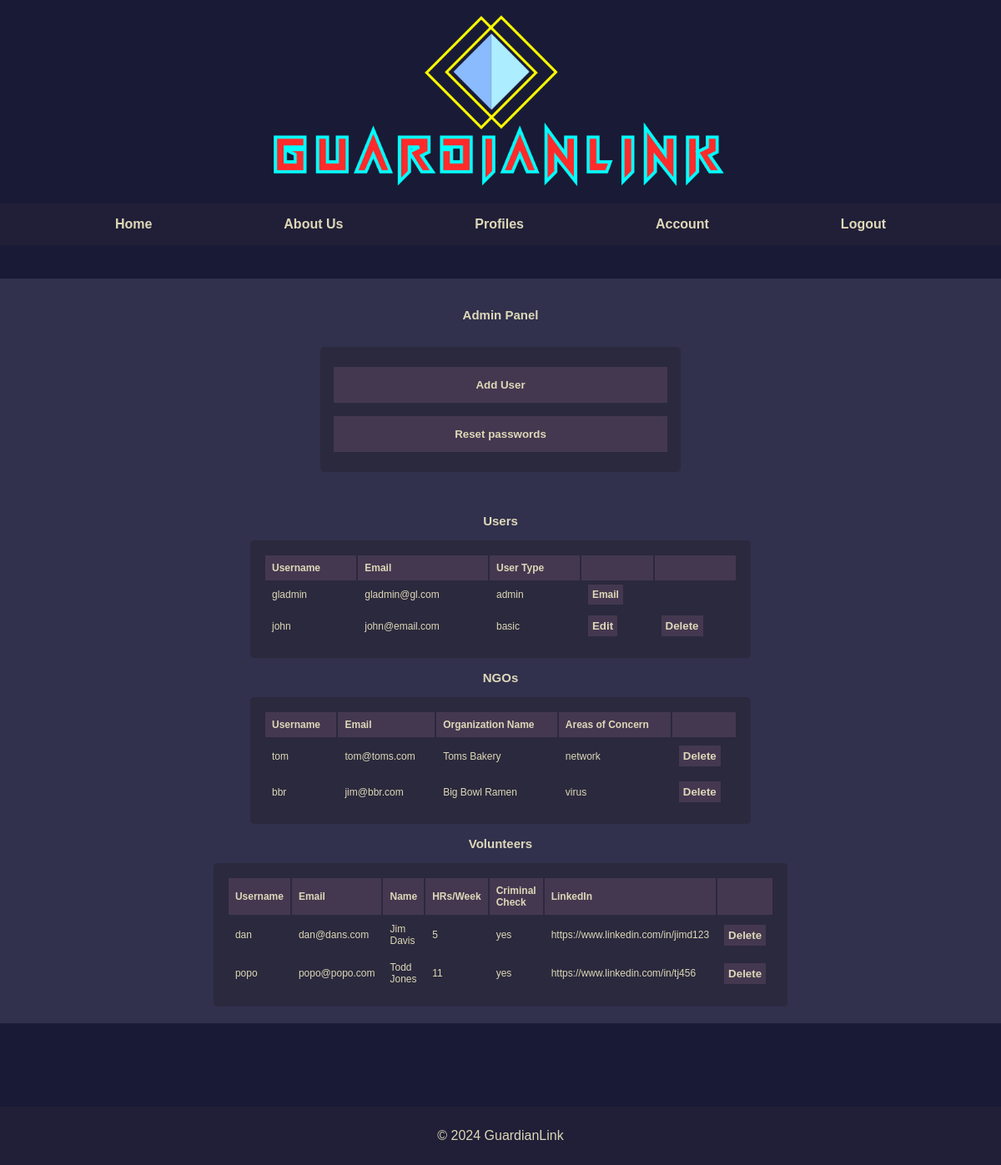
The page /profiles.php (signed in) on the database its author committed.
### tables this page shows
CREATE TABLE `users` (
  `user_id` int NOT NULL AUTO_INCREMENT,
  `username` varchar(15) NOT NULL,
  `email` varchar(30) NOT NULL,
  `password` varchar(255) NOT NULL,
  `usertype` varchar(9) NOT NULL,
  `pin` varchar(255) NOT NULL,
  `ngo_id` int NOT NULL,
  `vol_id` int NOT NULL,
  PRIMARY KEY (`user_id`)
);

CREATE TABLE `ngos` (
  `ngo_id` int NOT NULL AUTO_INCREMENT,
  `orgname` varchar(64) NOT NULL,
  `areasofconcern` text,
  PRIMARY KEY (`ngo_id`)
);

CREATE TABLE `volunteers` (
  `vol_id` int NOT NULL AUTO_INCREMENT,
  `fname` varchar(30) NOT NULL,
  `lname` varchar(30) NOT NULL,
  `hrsperweek` int NOT NULL,
  `cbc` char(3) NOT NULL,
  `linkedin` varchar(64) NOT NULL,
  PRIMARY KEY (`vol_id`)
);

### www/profiles.php (the view, shortened to what this page needs)
<?php
    require 'common/nav.php';
    function adminPanel(){
        echo "<p>Admin Panel</p>";
        echo "<div class='page-forms'>";
        echo<<<_FORM
            <div>
                <form action="adduser.php" method="post">
                    <button type="submit" name="adduser">Add User</button>
                </form>
            </div>
            <div>
                <form action="resetpw.php" method="post">
                    <button type="submit" name="resetpw">Reset passwords</button>
                </form>
            </div>
_FORM;
        echo "</div>";
    }
    function displayAllUsers($pdo){
        $qry = $pdo->prepare("SELECT * FROM users WHERE usertype in ('admin','basic') ORDER BY usertype");
        $qry->execute();
        echo "<div class='profiles'><table>";
        echo "<tr><th>Username</th><th>Email</th><th>User Type</th><th></th><th></th></tr>";
        while ($row = $qry->fetch(PDO::FETCH_ASSOC)) {
            echo "<tr>";
            echo "<td>" . htmlspecialchars($row['username']) . "</td>";
            echo "<td>" . htmlspecialchars($row['email']) . "</td>";
            echo "<td>" . htmlspecialchars($row['usertype']) . "</td>";
            $email = htmlspecialchars($row['email']);
            if ($row['username'] !== "gladmin" && $_SESSION['username'] !== $row['username'] && $_SESSION['usertype'] === "admin"){
                echo "<td><form action='edituser.php' method='post'><button type='submit' name='edituser' value='" . htmlspecialchars($row['username']) . "'>Edit</button></form></td>";
                echo "<td><form action='deluser.php' method='post'><button type='submit' name='deleteuser' value='" . htmlspecialchars($row['username']) . "'>Delete</button></form></td>";
            }else{
                echo "<td><a href='mailto:$email?subject=Usertype%20Change%20Request'>Email</a></td>";
            }
            echo "</tr>";
        }
        echo "</table></div>";
    }
    function displayNGOs($pdo){
        $qry = $pdo->prepare("SELECT u.username, u.email, n.orgname, n.areasofconcern FROM users AS u INNER JOIN ngos AS n ON u.ngo_id = n.ngo_id");
        $qry->execute();
        echo "<div class='profiles'><table>";
        echo "<tr><th>Username</th><th>Email</th><th>Organization Name</th><th>Areas of Concern</th><th></th></tr>";
        while ($row = $qry->fetch(PDO::FETCH_ASSOC)) {
            echo "<tr>";
            echo "<td>" . htmlspecialchars($row['username']) . "</td>";
            echo "<td>" . htmlspecialchars($row['email']) . "</td>";
            echo "<td>" . htmlspecialchars($row['orgname']) . "</td>";
            echo "<td>" . nl2br(htmlspecialchars($row['areasofconcern'])) . "</td>";
            if($_SESSION['usertype'] === "admin"){
                echo "<td><form action='deluser.php' method='post'><button type='submit' name='deleteuser' value='" . htmlspecialchars($row['username']) . "'>Delete</button></form></td>";
            }else{
                emailContact(htmlspecialchars($row['email']));
            }
            echo "</tr>";
        }
        echo "</table></div>";
    }
    function displayVolunteers($pdo){
        $qry = $pdo->prepare("SELECT u.username, u.email, v.fname, v.lname, v.hrsperweek, v.cbc, v.linkedin FROM users AS u INNER JOIN volunteers AS v ON u.vol_id = v.vol_id");
        $qry->execute();
        echo "<div class='profiles'><table>";
        echo "<tr><th>Username</th><th>Email</th><th>Name</th><th>HRs/Week</th><th>Criminal Check</th><th>LinkedIn</th><th></th></tr>";
        while ($row = $qry->fetch(PDO::FETCH_ASSOC)) {
            echo "<tr>";
            echo "<td>" . htmlspecialchars($row['username']) . "</td>";
            echo "<td>" . htmlspecialchars($row['email']) . "</td>";
            echo "<td>" . htmlspecialchars($row['fname']) . " " . htmlspecialchars($row['lname']) . "</td>";
            echo "<td>" . htmlspecialchars($row['hrsperweek']) . "</td>";
            echo "<td>" . htmlspecialchars($row['cbc']) . "</td>";
            echo "<td>" . htmlspecialchars($row['linkedin']) . "</td>";
            if($_SESSION['usertype'] === "admin"){
                echo "<td><form action='deluser.php' method='post'><button type='submit' name='deleteuser' value='" . htmlspecialchars($row['username']) . "'>Delete</button></form></td>";
            }else{
                emailContact($row['email']);
            }
            echo "</tr>";
        }
        echo "</table></div>";
    }
    function isLoggedin(){
        if(!isset($_SESSION['username'])){
            echo "<p class='not-loggedin'>Please login to view profiles.</p>";
        }else{
            $pdo = dbconn();
            $type = $_SESSION['usertype'];
            switch($type){
                case "admin":
                    adminPanel();
                case "basic":
                    echo "<p>Users</p>";
                    displayAllUsers($pdo);
                    echo "<p>NGOs</p>";
                    displayNGOs($pdo);
                    echo "<p>Volunteers</p>";
                    displayVolunteers($pdo);
                    break;
            }
        }
    }
?>
<!DOCTYPE html>
<html>
<head>
    <link rel="stylesheet" type="text/css" href="common/styles.css">
</head>
<body>
    <header>
        <div class="header-images">
            <div><img src="images/gl_mainlogo.png" alt="Logo"></div>
        </div>
    </header>
    <?php navBar(); ?>
<main>
    <div class="main-block">
        <?php
            isLoggedin();
        ?>
    </div>
</main>
<footer>
    <p>© 2024 GuardianLink</p>
</footer>
</body>
</html>

### www/common/nav.php (shortened to what this page needs)
<?php
    function navBar() {
        echo '<nav>';
        echo '<div class="nav-links">';
        echo '<div><a href="index.php">Home</a></div>';
        echo '<div><a href="aboutus.php">About Us</a></div>';
        echo '<div><a href="profiles.php">Profiles</a></div>';
        if(isset($_SESSION['username'])){
            echo '<div><a href="account.php">Account</a></div>';
            echo '<div><a href="logout.php?logout=1">Logout</a></div>';
        }else{
            echo '<div><a href="login.php">Login</a></div>';
        }
        echo '</div>';
        echo '</nav>';
    }
?>

### www/common/styles.css (style rules this page uses)
body { font-family: Arial, sans-serif; margin: 0; padding: 0; background-color: #191a35; color: #DDD8B8; }
.header-images { display: flex; flex-wrap: wrap; justify-content: center; margin-right: 20px; }
.header-images img { margin-top: 20px auto; height: 240px; }
.nav-links { display: flex; flex-wrap: wrap; background-color: #211f37; justify-content: space-evenly; font-size: 12; height: 50px; top: 10%; }
.nav-links > div { display: flex; padding: 15px; background-color: #211f37; flex: 0 0 auto; }
.nav-links a { color: #DDD8B8; background-color: #211f37; font-weight: bold; text-decoration: none; padding: 1px 5px; transition: background-color 0.3s ease; height: 100%; }
.main-block { width: 100%; padding: 20px; background-color: #31304D; margin: 0 auto; margin-top: 40px; margin-bottom: 100px; box-sizing: border-box; }
.main-block p { text-align: center; font-size: 15px; font-weight: bold; }
.page-forms, .contact-support { width: 400px; padding: 16px; background-color: #2b293d; margin: 0 auto; margin-top: 30px; margin-bottom: 50px; border-radius: 5px; }
.page-forms button { background-color: #443850; color: #DDD8B8; padding: 14px 20px; margin: 8px 0; border: none; cursor: pointer; width: 100%; font-weight: bold; }
.profiles table { width: 600px; padding: 16px; background-color: #2b293d; margin: 0 auto; margin-top: 10px; border-radius: 5px; font-size: 12px; word-wrap: break-word; border: 2px; }
.profiles table th { background-color: #443850; text-align: left; padding: 8px; margin: 10px 10px; }
.profiles table td { text-align: left; padding: 8px; }
.profiles button { background-color: #443850; color: #DDD8B8; padding: 5px 5px; margin: 0 auto; border: none; cursor: pointer; max-width: 100%; font-weight: bold; }
.profiles a, .main-col a { background-color: #443850; color: #DDD8B8; padding: 5px 5px; font-weight: bold; text-decoration: none; cursor: pointer; }
footer { background-color: #211f37; text-align: center; padding: 10px; }

### rows shown on the page
users: username "gladmin", email "gladmin@gl.com", usertype "admin"
users: username "john", email "john@email.com", usertype "basic"
users: username "tom", email "tom@toms.com", ngo.orgname "Toms Bakery", ngo.areasofconcern "network"
users: username "bbr", email "jim@bbr.com", ngo.orgname "Big Bowl Ramen", ngo.areasofconcern "virus"
users: username "dan", email "dan@dans.com", vol.fname "Jim", vol.lname "Davis", vol.hrsperweek "5", vol.cbc "yes", vol.linkedin "https://www.linkedin.com/in/jimd123"
users: username "popo", email "popo@popo.com", vol.fname "Todd", vol.lname "Jones", vol.hrsperweek "11", vol.cbc "yes", vol.linkedin "https://www.linkedin.com/in/tj456"
